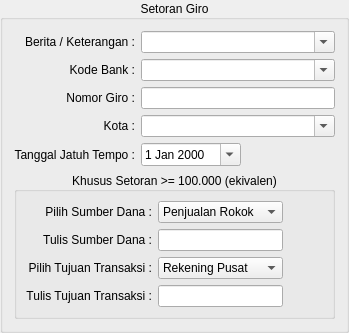
             <widget class="QGroupBox" name="groupBoxGiro">
              <property name="title">
               <string>Setoran Giro</string>
              </property>
              <property name="alignment">
               <set>Qt::AlignCenter</set>
              </property>
              <layout class="QGridLayout" name="gridLayout_12">
               <item row="0" column="0">
                <layout class="QGridLayout" name="gridLayout_11">
                 <item row="0" column="0">
                  <widget class="QLabel" name="label_31">
                   <property name="text">
                    <string>Berita / Keterangan :</string>
                   </property>
                   <property name="alignment">
                    <set>Qt::AlignRight|Qt::AlignTrailing|Qt::AlignVCenter</set>
                   </property>
                  </widget>
                 </item>
                 <item row="4" column="0">
                  <widget class="QLabel" name="label_35">
                   <property name="text">
                    <string>Tanggal Jatuh Tempo :</string>
                   </property>
                   <property name="alignment">
                    <set>Qt::AlignRight|Qt::AlignTrailing|Qt::AlignVCenter</set>
                   </property>
                  </widget>
                 </item>
                 <item row="4" column="1">
                  <widget class="QDateEdit" name="dateEditTglJtTempo">
                   <property name="maximumSize">
                    <size>
                     <width>100</width>
                     <height>16777215</height>
                    </size>
                   </property>
                   <property name="calendarPopup">
                    <bool>true</bool>
                   </property>
                  </widget>
                 </item>
                 <item row="5" column="0" colspan="2">
                  <widget class="QGroupBox" name="groupBoxGiroBanyak">
                   <property name="font">
                    <font>
                     <weight>50</weight>
                     <bold>false</bold>
                    </font>
                   </property>
                   <property name="title">
                    <string>Khusus Setoran &gt;= 100.000 (ekivalen)</string>
                   </property>
                   <property name="alignment">
                    <set>Qt::AlignCenter</set>
                   </property>
                   <property name="flat">
                    <bool>false</bool>
                   </property>
                   <property name="checkable">
                    <bool>false</bool>
                   </property>
                   <layout class="QGridLayout" name="gridLayout_18">
                    <item row="0" column="0">
                     <layout class="QGridLayout" name="gridLayout_17">
                      <item row="2" column="0">
                       <widget class="QLabel" name="labelSumberDana">
                        <property name="text">
                         <string>Tulis Sumber Dana :</string>
                        </property>
                        <property name="alignment">
                         <set>Qt::AlignRight|Qt::AlignTrailing|Qt::AlignVCenter</set>
                        </property>
                       </widget>
                      </item>
                      <item row="0" column="0">
                       <widget class="QLabel" name="label_36">
                        <property name="text">
                         <string>Pilih Sumber Dana :</string>
                        </property>
                        <property name="alignment">
                         <set>Qt::AlignRight|Qt::AlignTrailing|Qt::AlignVCenter</set>
                        </property>
                       </widget>
                      </item>
                      <item row="4" column="1">
                       <widget class="QLineEdit" name="lineEditTujuanTrans"/>
                      </item>
                      <item row="4" column="0">
                       <widget class="QLabel" name="labelTujuanTransaksi">
                        <property name="text">
                         <string>Tulis Tujuan Transaksi :</string>
                        </property>
                        <property name="alignment">
                         <set>Qt::AlignRight|Qt::AlignTrailing|Qt::AlignVCenter</set>
                        </property>
                       </widget>
                      </item>
                      <item row="3" column="0">
                       <widget class="QLabel" name="label_38">
                        <property name="text">
                         <string>Pilih Tujuan Transaksi :</string>
                        </property>
                        <property name="alignment">
                         <set>Qt::AlignRight|Qt::AlignTrailing|Qt::AlignVCenter</set>
                        </property>
                       </widget>
                      </item>
                      <item row="3" column="1">
                       <widget class="QComboBox" name="comboBoxTujuanTrans">
                        <item>
                         <property name="text">
                          <string>Rekening Pusat</string>
                         </property>
                        </item>
                        <item>
                         <property name="text">
                          <string>(diisi sendiri)</string>
                         </property>
                        </item>
                       </widget>
                      </item>
                      <item row="0" column="1">
                       <widget class="QComboBox" name="comboBoxSumberDana">
                        <item>
                         <property name="text">
                          <string>Penjualan Rokok</string>
                         </property>
                        </item>
                        <item>
                         <property name="text">
                          <string>(diisi sendiri)</string>
                         </property>
                        </item>
                       </widget>
                      </item>
                      <item row="2" column="1">
                       <widget class="QLineEdit" name="lineEditSumberDana"/>
                      </item>
                      <item row="0" column="2">
                       <spacer name="horizontalSpacer_2">
                        <property name="orientation">
                         <enum>Qt::Horizontal</enum>
                        </property>
                        <property name="sizeHint" stdset="0">
                         <size>
                          <width>40</width>
                          <height>20</height>
                         </size>
                        </property>
                       </spacer>
                      </item>
                     </layout>
                    </item>
                   </layout>
                  </widget>
                 </item>
                 <item row="2" column="0">
                  <widget class="QLabel" name="label_33">
                   <property name="text">
                    <string>Nomor Giro :</string>
                   </property>
                   <property name="alignment">
                    <set>Qt::AlignRight|Qt::AlignTrailing|Qt::AlignVCenter</set>
                   </property>
                  </widget>
                 </item>
                 <item row="3" column="0">
                  <widget class="QLabel" name="label_34">
                   <property name="text">
                    <string>Kota :</string>
                   </property>
                   <property name="alignment">
                    <set>Qt::AlignRight|Qt::AlignTrailing|Qt::AlignVCenter</set>
                   </property>
                  </widget>
                 </item>
                 <item row="2" column="1">
                  <widget class="QLineEdit" name="lineEditNomorGiro"/>
                 </item>
                 <item row="1" column="0">
                  <widget class="QLabel" name="label_32">
                   <property name="text">
                    <string>Kode Bank :</string>
                   </property>
                   <property name="alignment">
                    <set>Qt::AlignRight|Qt::AlignTrailing|Qt::AlignVCenter</set>
                   </property>
                  </widget>
                 </item>
                 <item row="0" column="1">
                  <widget class="QComboBox" name="comboBoxBerita">
                   <property name="editable">
                    <bool>true</bool>
                   </property>
                  </widget>
                 </item>
                 <item row="1" column="1">
                  <widget class="QComboBox" name="comboBoxKodeBank">
                   <property name="editable">
                    <bool>true</bool>
                   </property>
                  </widget>
                 </item>
                 <item row="3" column="1">
                  <widget class="QComboBox" name="comboBoxKota">
                   <property name="editable">
                    <bool>true</bool>
                   </property>
                  </widget>
                 </item>
                </layout>
               </item>
              </layout>
             </widget>
